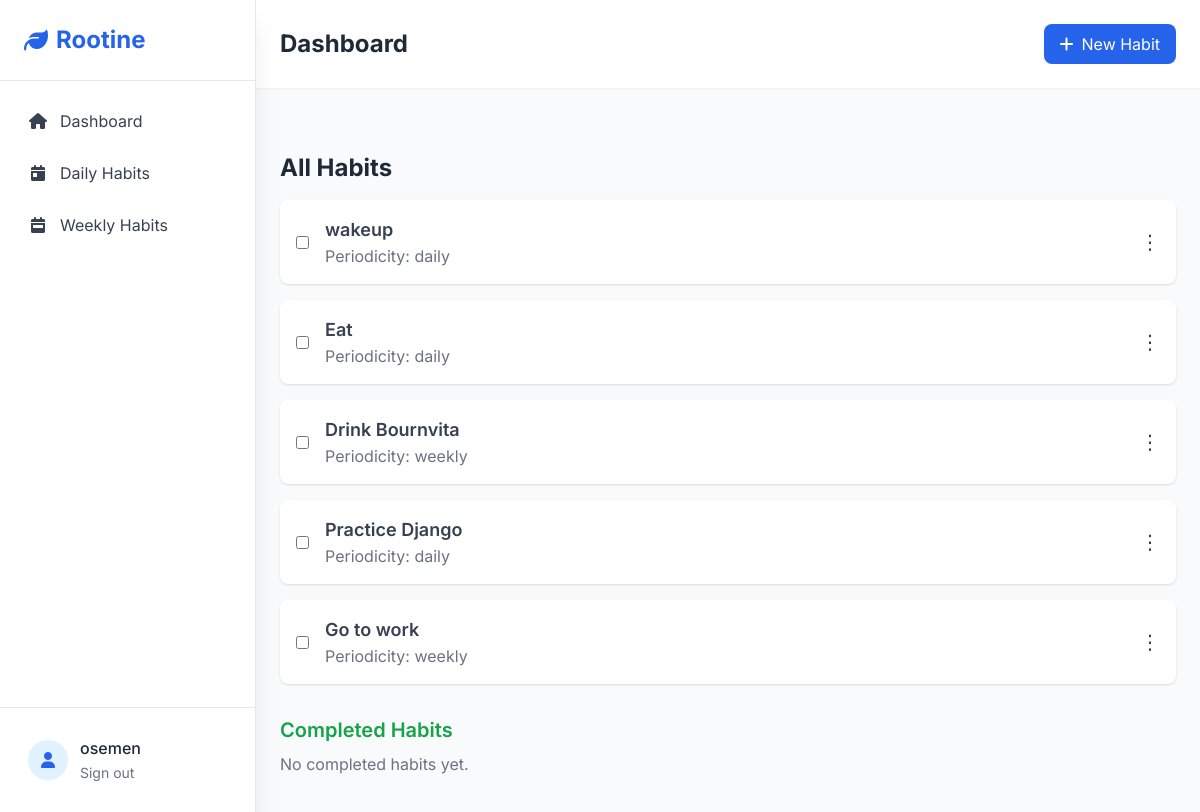
The page /habit/dashboard/ (signed in) on the database as committed earlier.
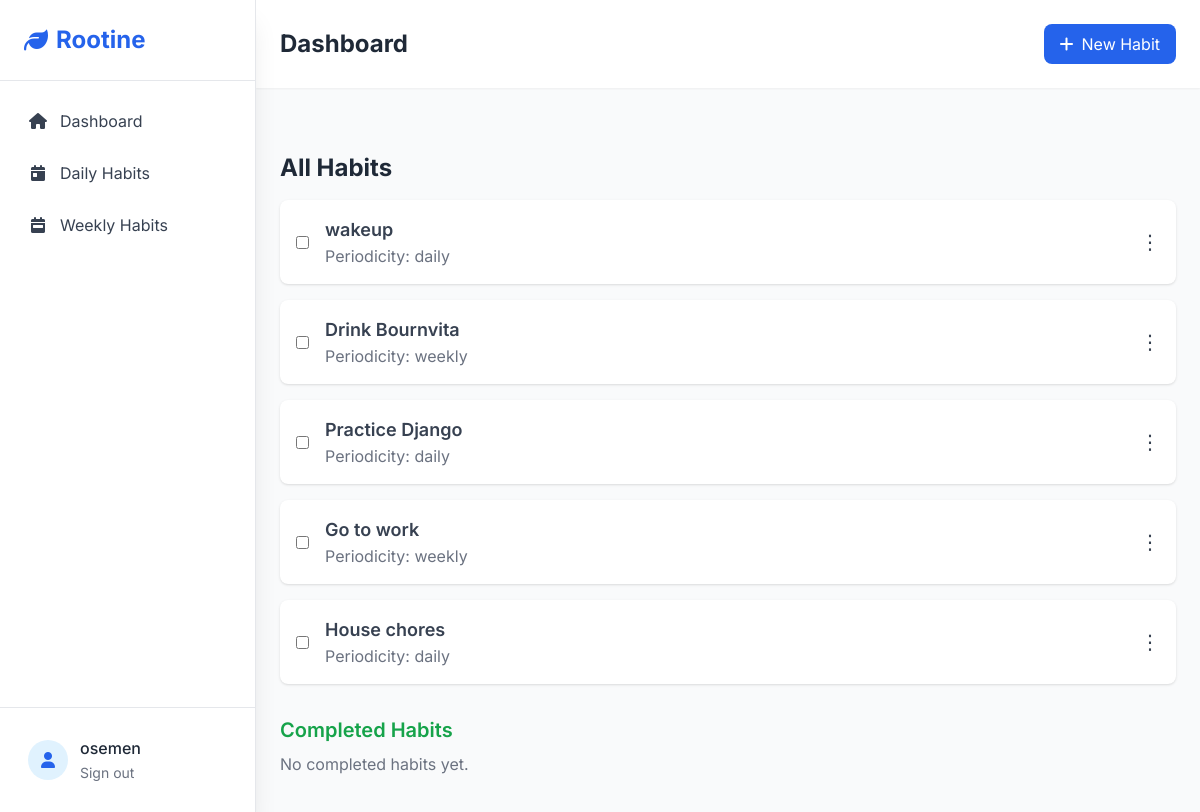
The same page on the database as committed later.
### habit/models.py (models this page shows, shortened)
class Habit(models.Model):
    PERIODICITY = [
        ("daily", "Daily"),
        ("weekly", "Weekly")
    ]
    name = models.CharField(max_length=255, unique=True)
    description = models.TextField(max_length= 1000)
    user = models.ForeignKey(User, on_delete=models.CASCADE)
    periodicity = models.CharField(max_length=10, choices=PERIODICITY)
    created_at = models.DateTimeField(auto_now_add=True)
    updated_at = models.DateTimeField(auto_now=True)
    def is_completed_on(self, day):
        return self.completions.filter(date=day).exists()

### habit/views.py (the view)
# urls.py: path('habit/dashboard/', views.Dashboard.as_view(), name='dashboard'),
class Dashboard(LoginRequiredMixin, ListView):
    model = Habit
    context_object_name = "habits"
    template_name = "dashboard.html"
    def get_context_data(self, **kwargs):
        context = super().get_context_data(**kwargs)
        context['user'] = self.request.user
        today = date.today()
        habits = context['habits']
        context['incomplete_habits'] = [habit for habit in habits if not habit.is_completed_on(today)]
        context['completed_habits'] = [habit for habit in habits if habit.is_completed_on(today)]
        return context
    def get_queryset(self):
        return Habit.objects.filter(user=self.request.user)

### templates/dashboard.html (shortened to what this page needs)
{% extends 'base.html' %}
{% load static %}
{% block content %}
<div class="max-w-4xl mx-auto mt-10">
    <h2 class="text-2xl font-bold text-gray-800 mb-4">All Habits</h2>
    <ul id="incomplete-habits" class="space-y-4 mb-8">
        {% for habit in incomplete_habits %}
        <li id="habit-item-{{ habit.id }}"
            class="habit-item flex items-center justify-between bg-white p-4 shadow rounded-lg"
            data-habit-id="{{ habit.id }}" data-completed="false">
            <div class="flex items-center">
                <input
                type="checkbox"
                id="habit-{{ habit.id }}"
                class="habit-checkbox mr-4"
                onchange="completeHabit(this)"
                {% if habit.completed %}checked{% endif %}>
                <label for="habit-{{ habit.id }}" class="flex-1">
                    <h3 class="habit-name text-lg font-semibold text-gray-700">{{ habit.name }}</h3>
                    <p class="text-gray-500">Periodicity: {{ habit.periodicity }}</p>
                </label>
            </div>
            <div class="relative group inline-block text-left">
                <button class="text-gray-700 text-xl">⋮</button>
            </div>
        </li>
        {% empty %}
        <p class="text-gray-500">No incomplete habits.</p>
        {% endfor %}
    </ul>
    <h3 class="text-xl font-semibold text-green-600 mb-2">Completed Habits</h3>
    <ul id="completed-habits" class="space-y-4">
        {% for habit in completed_habits %}
        <li id="habit-item-{{ habit.id }}"
            class="habit-item flex items-center justify-between bg-gray-50 p-4 shadow rounded-lg"
            data-habit-id="{{ habit.id }}" data-completed="true">
            <div class="flex items-center">
                <input
                    type="checkbox"
                    id="habit-{{ habit.id }}"
                    class="habit-checkbox mr-4"
                    onchange="completeHabit(this)"
                    checked>
                <label for="habit-{{ habit.id }}" class="flex-1">
                    <h3 class="habit-name text-lg font-semibold text-gray-700">{{ habit.name }}</h3>
                    <p class="text-gray-500">Periodicity: {{ habit.periodicity }}</p>
                </label>
            </div>
            <div class="relative group inline-block text-left">
                <button class="text-gray-700 text-xl">⋮</button>
                <div class="absolute right-0 bg-white shadow-lg rounded-lg w-32 z-50 opacity-0 group-hover:opacity-100 invisible group-hover:visible transition-all duration-200"
                    style="top: 2.5rem;">
                    <a href="{% url 'edit_habit' habit.pk %}" class="block px-4 py-2 text-gray-700 hover:bg-gray-100">Edit</a>
                    <a href="{% url 'delete_habit' habit.pk %}" class="block px-4 py-2 text-red-600 hover:bg-gray-100">Delete</a>
                    <a href="{% url 'detail_habit' habit.pk %}" class="block px-4 py-2 text-gray-700 hover:bg-gray-100">View Analytics</a>
                </div>
            </div>
        </li>
        {% empty %}
        <p class="text-gray-500">No completed habits yet.</p>
        {% endfor %}
    </ul>
</div>
{% endblock content %}

### templates/base.html (shortened to what this page needs)
{% load static %}
<!DOCTYPE html>
<html lang="en">
<head>
    <script src="https://cdn.tailwindcss.com"></script>
    <link rel="stylesheet" href="https://cdnjs.cloudflare.com/ajax/libs/font-awesome/6.4.0/css/all.min.css">
</head>
<body class="bg-gray-50 font-sans antialiased text-gray-800">
    <aside id="sidebar" class="fixed top-0 left-0 h-screen w-64 bg-white shadow-xl transform -translate-x-full lg:translate-x-0 transition-slow z-40 flex flex-col border-r border-gray-200">
        <div class="p-6 border-b border-gray-200">
            <h2 class="text-2xl font-bold text-primary-600 flex items-center">
                <i class="fas fa-leaf mr-2"></i> Rootine
            </h2>
        </div>
        <nav class="flex-1 overflow-y-auto no-scrollbar">
            <ul class="space-y-1 p-4">
                <li>
                    <a href="{% url 'dashboard' %}" class="flex items-center space-x-3 p-3 rounded-lg text-gray-700 hover:bg-primary-50 hover:text-primary-600 transition-slow">
                        <i class="fas fa-home w-5 text-center"></i>
                        <span>Dashboard</span>
                    </a>
                </li>
                <li>
                    <a href="{% url 'daily_habit' %}" class="flex items-center space-x-3 p-3 rounded-lg text-gray-700 hover:bg-primary-50 hover:text-primary-600 transition-slow">
                        <i class="fas fa-calendar-day w-5 text-center"></i>
                        <span>Daily Habits</span>
                    </a>
                </li>
                <li>
                    <a href="{% url 'weekly_habit' %}" class="flex items-center space-x-3 p-3 rounded-lg text-gray-700 hover:bg-primary-50 hover:text-primary-600 transition-slow">
                        <i class="fas fa-calendar-week w-5 text-center"></i>
                        <span>Weekly Habits</span>
                    </a>
                </li>
            </ul>
        </nav>
        <div class="p-4 border-t border-gray-200">
            <div class="flex items-center space-x-3 p-3">
                <div class="w-10 h-10 rounded-full bg-primary-100 flex items-center justify-center text-primary-600">
                    <i class="fas fa-user"></i>
                </div>
                <div>
                    <p class="font-medium">{{ user.username }}</p>
                    <form method="post" action="{% url 'logout' %}?next={% url 'home' %}" class="inline">
                        <button type="submit" class="text-sm text-gray-500 hover:text-red-600 transition-slow">
                            Sign out
                        </button>
                    </form>
                </div>
            </div>
        </div>
    </aside>
    <main class="lg:ml-64 min-h-screen transition-slow">
        <header class="sticky top-0 z-20 bg-white shadow-sm">
            <div class="flex justify-between items-center p-4 lg:p-6">
                <h1 class="text-2xl font-bold text-gray-800">
                    {% block page_title %}Dashboard{% endblock %}
                </h1>
                <div class="flex items-center space-x-4">
                    <a href="{% url 'create_habit' %}" class="bg-primary-600 text-white px-4 py-2 rounded-lg hover:bg-primary-700 transition-slow flex items-center space-x-2">
                        <i class="fas fa-plus"></i>
                        <span class="hidden sm:inline">New Habit</span>
                    </a>
                </div>
            </div>
        </header>
        <div class="p-4 lg:p-6">
            {% block content %}{% endblock %}
        </div>
    </main>
</body>
</html>

### templates/base.html (style rules this page uses)
.transition-slow { transition: all 0.3s ease-in-out; }
.no-scrollbar { -ms-overflow-style: none; scrollbar-width: none; }

Rows that differ between the two databases and show on the page:
removed Habit: name "Eat", periodicity "daily"
added Habit: name "House chores", periodicity "daily"
